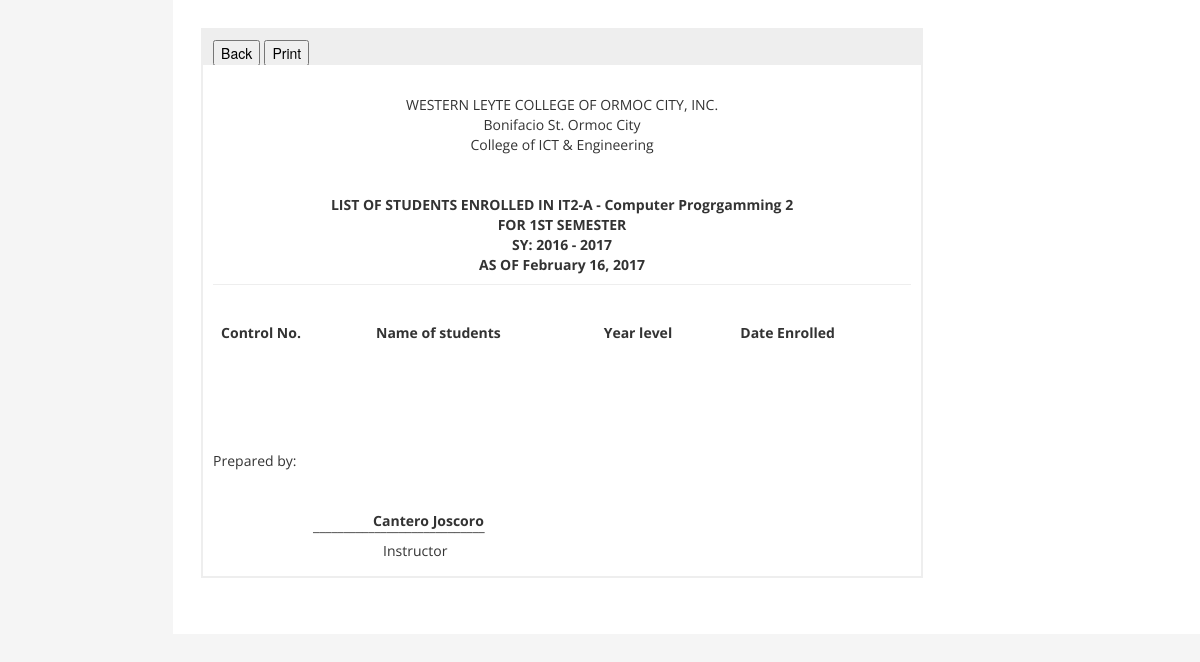
The app's page /reports/subject.php?view=Enrolled&&subcode=IT2-A&&sem=1 (signed in) with its own data.
### tables this page shows
CREATE TABLE `fr_subject` (
  `subID` int(11) NOT NULL auto_increment,
  `SubCode` varchar(250) NOT NULL,
  `Description` varchar(500) NOT NULL,
  `status` enum('ASSIGNED','NOT ASSIGNED') NOT NULL default 'NOT ASSIGNED',
  `SemID` int(11) NOT NULL,
  PRIMARY KEY  (`subID`),
  UNIQUE KEY `SubCode` (`SubCode`)
);

CREATE TABLE `fr_semester` (
  `SemID` int(11) NOT NULL auto_increment,
  `Semester` varchar(100) NOT NULL,
  `SYID` int(11) NOT NULL,
  `sem_status` enum('Active','Inactive') NOT NULL default 'Inactive',
  PRIMARY KEY  (`SemID`)
);

CREATE TABLE `fr_sy` (
  `SYID` int(11) NOT NULL auto_increment,
  `SYstart` int(11) NOT NULL,
  `SYend` int(11) NOT NULL,
  PRIMARY KEY  (`SYID`)
);

CREATE TABLE `fr_staff` (
  `id` int(11) NOT NULL auto_increment,
  `user_id` int(11) NOT NULL,
  `FirstN` varchar(50) NOT NULL,
  `LastN` varchar(50) NOT NULL,
  `midN` varchar(50) NOT NULL,
  PRIMARY KEY  (`id`)
);

### reports/subject.php (the view, shortened to what this page needs)
<!DOCTYPE html>
<html lang="en">
<head>
	<link id="bootstrap-style" href="../css/bootstrap.min.css" rel="stylesheet">
	<link href="../css/bootstrap-responsive.min.css" rel="stylesheet">
	<link id="base-style" href="css/style.css" rel="stylesheet">
	<link id="base-style-responsive" href="../css/style-responsive.css" rel="stylesheet">
</head>
<body >
	<div class="container-fluid-full">
		<div class="row-fluid">
			<div id="content" class="span10">
					<div class="row-fluid sortable">
						<div class="box span9">
							<?php
								if(isset($_GET['view']) && $_GET['view'] == 'Enrolled')
								{
							?>
								<div class="box-header">
									<a class="hide-from-printer" href="../reports.php?subject=Enrolled"><button>Back</button></a>
									<input class="hide-from-printer" type="button" value="Print" onclick="printpage()">
								</div>
							<?php
									$result = mysql_query("SELECT sub.*,sem.*,sy.* FROM  fr_subject as sub , fr_semester as sem, fr_sy as sy WHERE sem.SemID = sub.SemID AND sy.SYID = sem.SYID AND sem.SemID = '".$_GET['sem']."' AND sub.SubCode = '".$_GET['subcode']."'");
									$row = mysql_fetch_array($result);
							?>
									<div class="box-content">
										<div class="page-header">
											<center>
													WESTERN LEYTE COLLEGE OF ORMOC CITY, INC.
												<br>
													Bonifacio St. Ormoc City
												<br>
													College of ICT & Engineering
												<br><br>
												<b>
													<br>LIST OF STUDENTS ENROLLED IN <?php echo $_GET['subcode'].' - '.$row['Description']; ?>
													<br> FOR  <?php echo strtoupper($row['Semester']); ?>
													<br>SY: <?php echo $row['SYstart']." - ".$row['SYend'] ; ?>
													<br>AS OF <?php echo date('F d, Y'); ?>
												</b>
											</center>
									  	</div>
									  	<table  class="table   bootstrap-datatable datatable">
									  		<thead>
									  			<th>Control No.</th>
									  			<th>Name of students</th>
									  			<th>Year level</th>
									  			<th>Date Enrolled</th>
									  		</thead>
									  	</table>
									  	<br><br><br><br>
									  	Prepared by:
									  	<br><br><br>
									  	<?php
									  		$result2 = mysql_query("SELECT staf.* FROM fr_staff as staf , fr_ins_subject as ins WHERE ins.user_id = staf.user_id AND ins.Subject = '".$_GET['subcode']."' ");
									  		$row2 = mysql_fetch_array($result2);
									  		echo '<label style="margin-left: 160px;"><b>'.$row2['FirstN'] .' '. $row2['LastN'].'</b></label>';
									  	?>
									  	<label style="margin-left: 100px; margin-top:-20px;">____________________________</label>
									  	<label style="margin-left: 170px; ">Instructor</label>
									</div>
							<?php
								}
							?>
					</div>
				</div>
			</div>
		</div>
	</div>
</body>
</html>

### css/style.css (style rules this page uses)
body { background: #F5F5F5; color: #333; border: none; font-family: 'Open Sans', sans-serif; font-weight: 400; }
a { color: #000; }
#content { background: #ffffff; filter: none; min-height: 100%; padding: 20px 20px; position: relative; background-size: 600px 600px; background-repeat: no-repeat; background-position: center; }
.box { border: 2px solid #eee; background: #fff !important; margin-bottom: 28px; }
.box-header { height: 16px; font-size: 16px; line-height: 16px; padding: 10px; background: #eee; -webkit-box-shadow: none; -moz-box-shadow: none; box-shadow: none; overflow: hidden; }
.box-content { position: relative; z-index: 50; margin-top: -1px; padding: 10px; background: #fff; }
.table th, .table td { border-top: 1px solid #eee; }

### css/style-responsive.css (style rules this page uses)
@media (min-width: 1200px) { .container-fluid-full { overflow: hidden; position: relative; height: 100%; } }
@media (min-width: 1200px) { #content { width: 85.578%; padding: 28px; margin: 0px 0px; margin-left: 14.422% !important; } }

### css/halflings.css (style rules this page uses)
html, html .halflings { -webkit-font-smoothing: antialiased !important; }

### css/style-forms.css (style rules this page uses)
input, textarea, .uneditable-input { width: 206px; }
input[type="file"], input[type="image"], input[type="submit"], input[type="reset"], input[type="button"], input[type="radio"], input[type="checkbox"] { width: auto; }
input, textarea, .uneditable-input { margin-left: 0; }

### records on screen
fr_subject: Description "Computer Progrgamming 2", SemID.Semester "1ST SEMESTER", fr_sy.SYstart "2016", fr_sy.SYend "2017"
fr_staff: FirstN "Cantero", LastN "Joscoro"

### other values on screen
$_GET['subcode'] "IT2-A"
